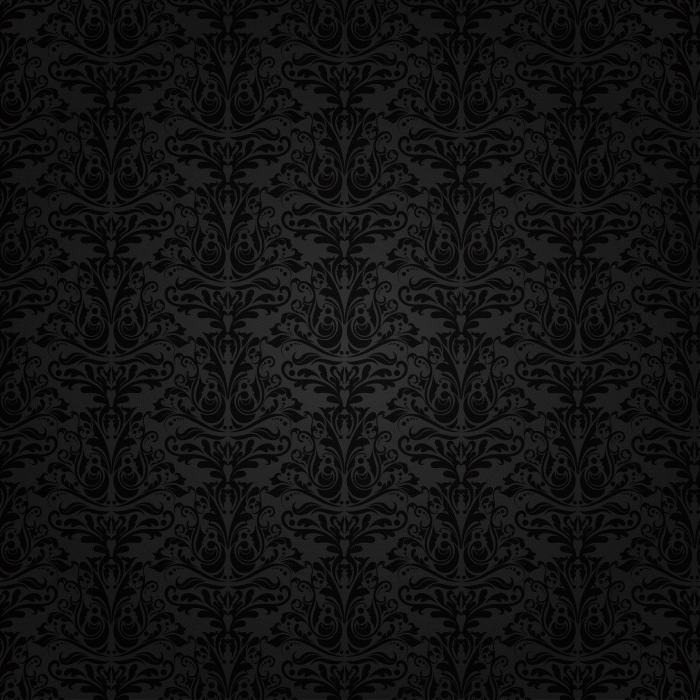
#> input picture 3401/image/dark2.png, 700 x 700 px
$ jupyter execute self_review_week4.ipynb
#> lines starting #> are read from the running program, lines starting #| are printed output that depends on the picture
[cell 1]
import cv2
import numpy as np
import matplotlib.pyplot as plt

[cell 2]
def showImage(img):
    cv2.imshow("image",img)
    cv2.waitKey(0)
    cv2.destroyAllWindows()
    for i in range(3):
        cv2.waitKey(1)

[cell 3]
img = cv2.imread("../image/dark2.png")
#> img is the input picture: shape (700, 700, 3); mean B, G, R 18.4, 18.3, 18.5
print(type(img))
#| <class 'numpy.ndarray'>
showImage(img)

[cell 4]
gamma = 0.3

#สร้าง array ของค่าสีเมื่อถูกคำนวณด้วย gamma แล้ว
gammaTable = np.array([i/255.0 for i in range(256)])
gammaTable = np.power(gammaTable, gamma)

#แปลงค่าสีให้เป็น uint8
gammaTable = np.uint8(gammaTable * 255)

#ใช้ LUT เพื่อเทียบค่าสีระหว่างภาพดั้งเดิมกับค่าสีที่ถูกคำนวณด้วย gamma
img_new = cv2.LUT(img, gammaTable)
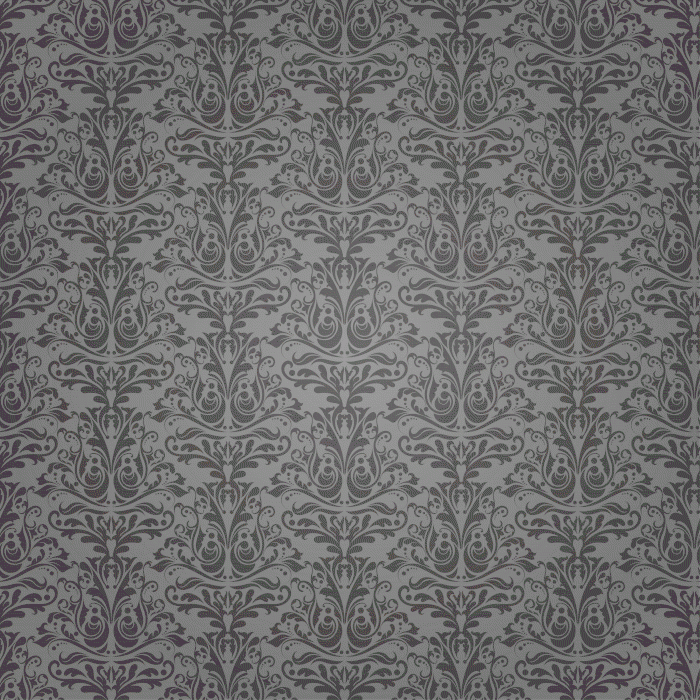
#> img_new: shape (700, 700, 3); mean B, G, R 109, 108.8, 109.4

img_concat = cv2.hconcat([img, img_new])
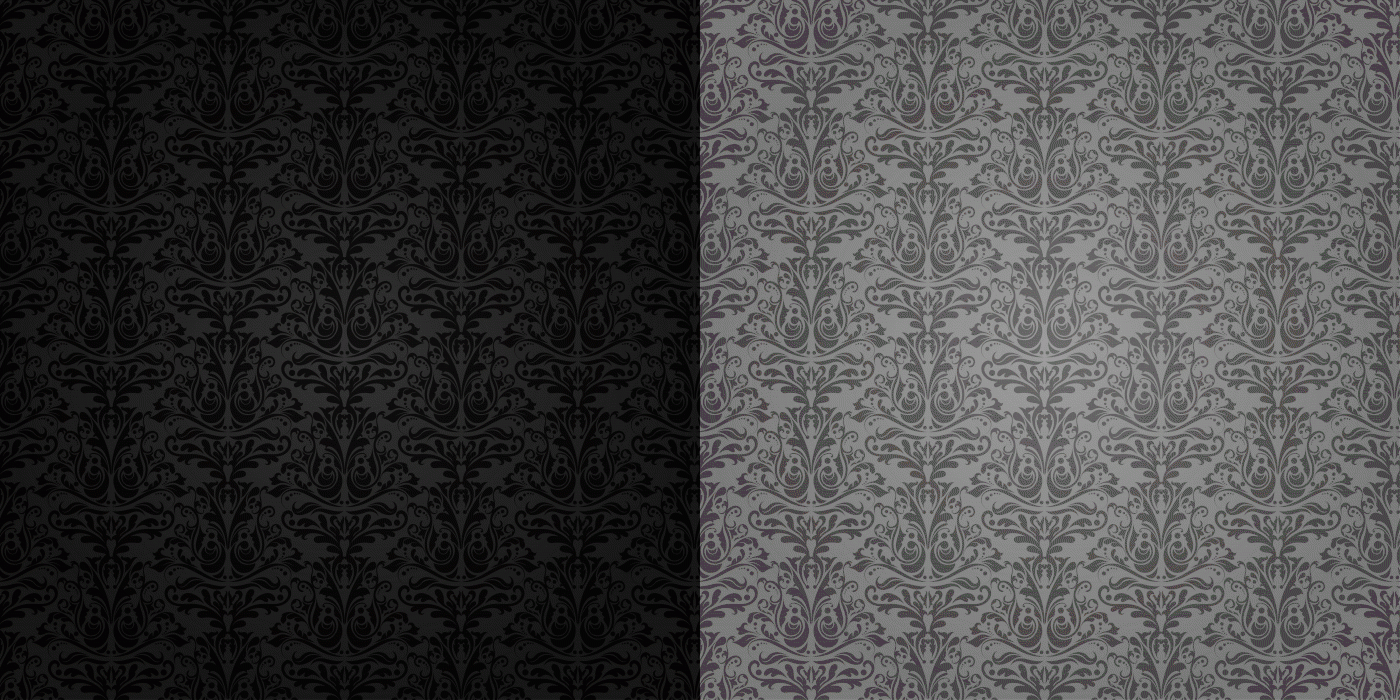
#> img_concat: shape (700, 1400, 3); mean B, G, R 63.7, 63.6, 64
showImage(img_concat)
